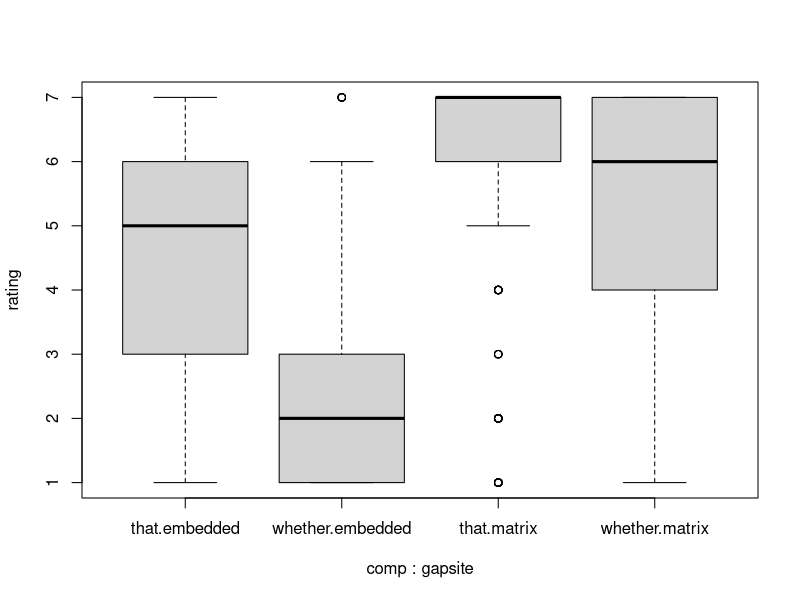
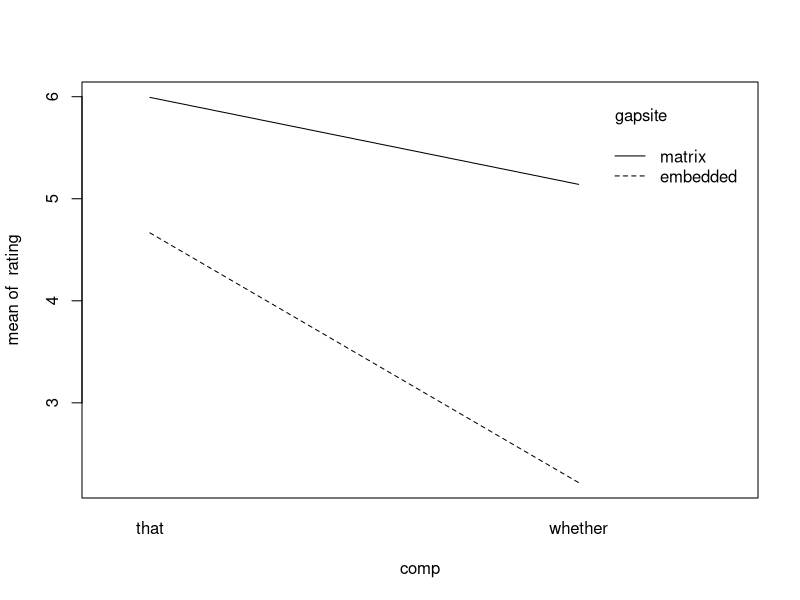
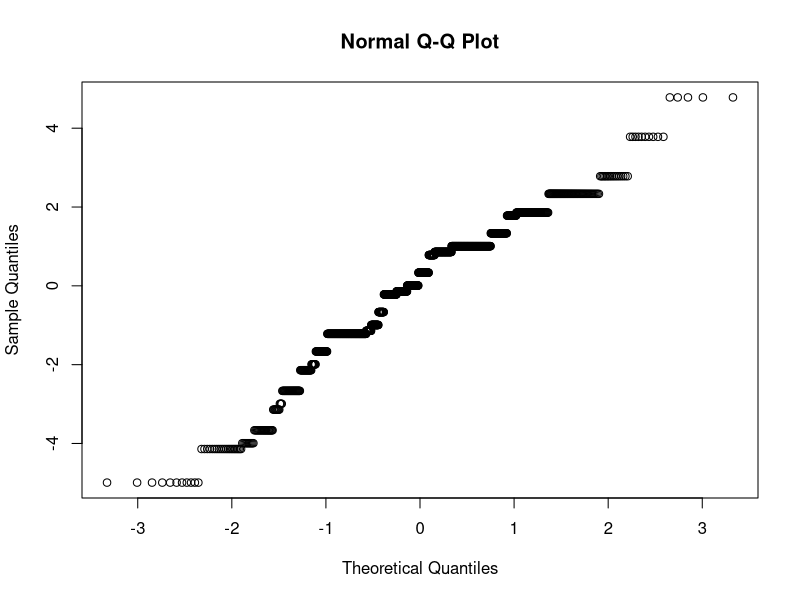
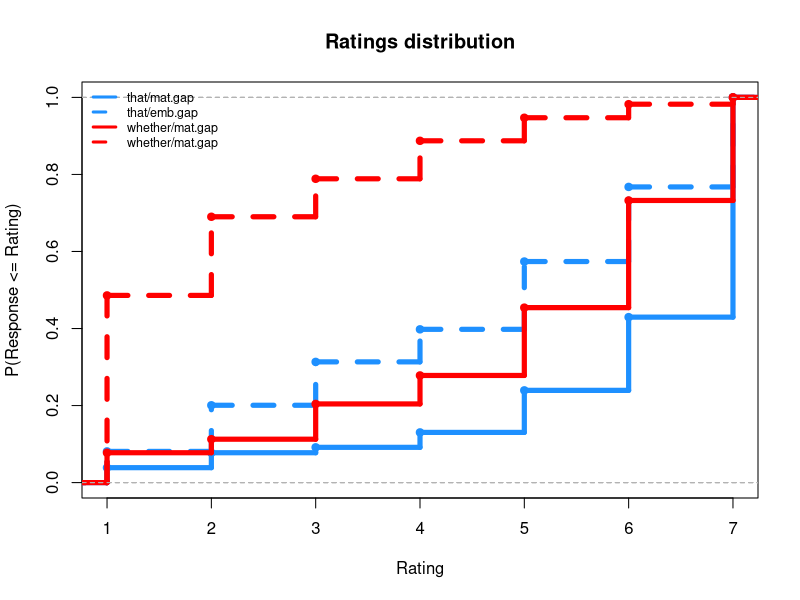
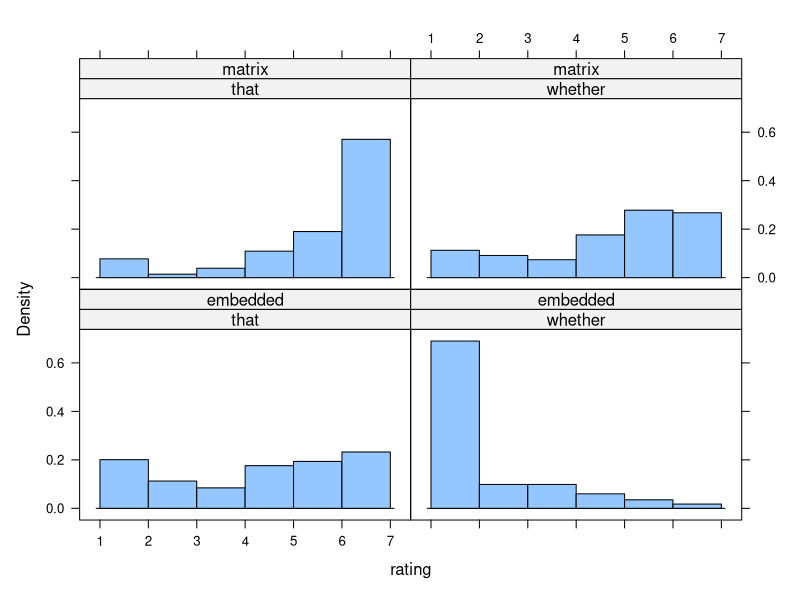

Generate these figures, in order, with R:
# LING280 Practice with Interactions
# 'whether'-island ratings data set from Sprouse, Wagers & Phillips (2012)
# 10.1353/lan.2012.0004

# Read the data in
read.csv("data/islands.simple.csv") -> islands.raw

# What is the design?
print(str(islands.raw))

# unlist() will make the data.frame into a vector (by column)
islands.df <- data.frame(rating = unlist(islands.raw))

nrow(islands.raw) -> n.obs.percondition #hint
islands.df$comp <- c(rep("that", 2 * n.obs.percondition),
                     rep("whether", 2 * n.obs.percondition))
islands.df$gapsite <- rep(c(rep("matrix", n.obs.percondition),
                            rep("embedded", n.obs.percondition)), 2)

# turn the string values from above into 'factors'
islands.df$comp <- factor(islands.df$comp)
islands.df$gapsite <- factor(islands.df$gapsite)

# double check that everything is correctly distributed
with(islands.df, table(comp, gapsite))

# estimate a linear model that includes the two factors as simple effects only
model.A_B <- lm(rating ~ comp + gapsite, data=islands.df)
# estimate a linear model that includes the two factors and their interaction
model.AxB <- lm(rating ~ comp * gapsite, data=islands.df)

# Which is better? why?
lr <- as.numeric(2*(logLik(model.AxB)-logLik(model.A_B)))
p.val <- 1 - pchisq(lr, 1)
# OR
anova(model.A_B, model.AxB)
# AND
summary(model.A_B)$adj.r.squared
summary(model.AxB)$adj.r.squared


# A little about manipulating the contrast coding in R ...

# By default, R factors are treatment - i.e. (0,1) - coded
# That means one level in each factor is a 'baseline' (the 0)
# Coefs for the factor are other levels' pairwise difference to the baseline  
# You can check this with the contrasts() function
contrasts(islands.df$comp)
contrasts(islands.df$gapsite)
# What does R assign to either factor as a baseline?
# On what basis does it do it? [it's dumb ...]
# To make these by hand, you could use the contr.treatment() function

# Switch the baseline for "gapsite"
# abs() - absolute value function;
# (0,1) - 1 -> (-1, 0); abs(-1, 0) -> (1,0)
abs(contrasts(islands.df$gapsite)-1)->contrasts(islands.df$gapsite)

# Generate sum contrasts for two levels
contr.sum(2)
# Divide by 2 so that the coefficient/slope is the diff. between means
contrasts(islands.df$comp) <- contr.sum(2)/2
contrasts(islands.df$gapsite) <- contr.sum(2)/2
# Treat 'matrix' as the positive contrast, so:
contrasts(islands.df$gapsite) <- -1 * contrasts(islands.df$gapsite)


## Visualizations
# some plotting functions understand formulas
boxplot(rating~comp*gapsite, data=islands.df)

# what kind of interaction?
with(islands.df,
     interaction.plot(x.factor = comp, 
                      trace.factor = gapsite, 
                      response=rating))

# Ratings data are not perfectly suited to untransformed linear models
# (1) they are bounded (1-n)
# Check the residuals to see what happens at the tails ...
qqnorm(resid(model.AxB))
ks.test(scale(resid(model.AxB)), "pnorm")

# Consider another representation of the data
# What does this suggest about how we might analyze ratings data?

# Set up some handy plotting parameters
col.comp <- c("dodgerblue", "red")
names(col.comp) <- c("that", "whether")
lty.gap <- c("solid", "dashed")
names(lty.gap) <- c("matrix", "embedded")

# Loop through the factor levels
# An embedded loop recaps a 2 x 2 design ...
add.par <- FALSE
for(comp.loop in c("that", "whether")){
  for(gap.loop in c("matrix", "embedded")){
    with(islands.df, 
         plot.ecdf(rating[comp==comp.loop & gapsite==gap.loop], 
                   verticals = TRUE, lwd = 5, xlim = c(1,7), 
                   main = "Ratings distribution", 
                   xlab= "Rating", ylab= "P(Response <= Rating)",
                   col = col.comp[comp.loop], lty = lty.gap[gap.loop],
                   add = add.par))
    add.par <- TRUE
  }
}
# Place a legend
legend("topleft", 
       legend=c("that/mat.gap", "that/emb.gap", "whether/mat.gap", "whether/mat.gap"),
       col = col.comp[c("that","that","whether","whether")], 
       lty = lty.gap[rep(c("matrix","embedded"),2)],
       lwd = 3, bty = "n", cex=0.75)
  
### or ... Lattice/Histogram
library(lattice)
with(islands.df,
     histogram(~ rating|comp + gapsite, 
               type="density", breaks=1:7))
